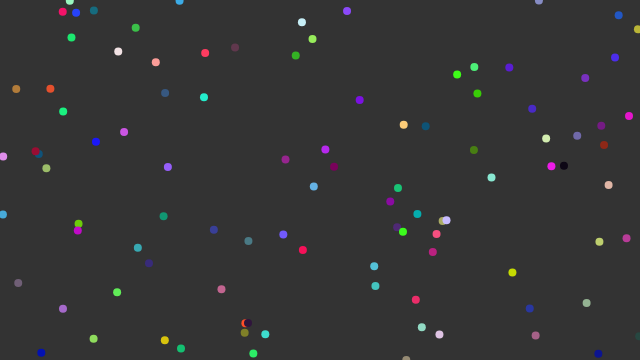
Frame 1 (no input)
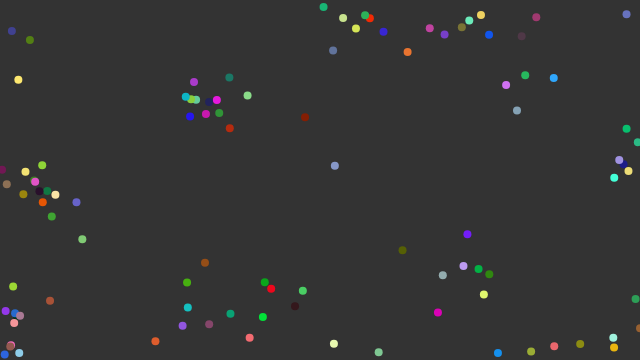
Frame 60 (no input)
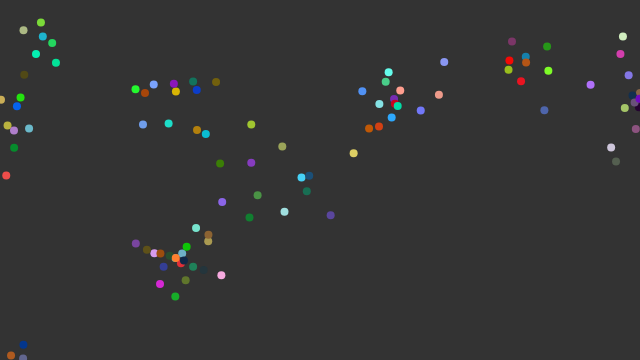
Frame 120 (the mouse pressed at the canvas centre since frame 60)

The p5.js sketch that drew these frames (run headless with seeded random() and noise() and a simulated clock; from frame 60 on, the mouse is pressed at the canvas centre):

// p5.js sketch
// ── sketch.js
const flock = [];

let alignSlider, cohesionSlider, separtaionSlider;

function setup()
{
  alignSlider = createSlider(0,5,1,0.1);
  cohesionSlider = createSlider(0,5,1,0.1);
  separtaionSlider = createSlider(0,5,1,0.1);
    createCanvas(640,360)
  for(let i = 0; i < 100; i++){
    flock.push(new Boid());
  }
    
}

function draw(){
    background(51);

    for(let boid of flock){
      boid.edges();
      boid.show();
      boid.update();
      boid.flock(flock);
    }
}
// ── boid.js
class Boid{
    constructor(){
        this.position = createVector(random(width), random(height));
        this.velocity = p5.Vector.random2D();
        this.velocity.setMag(random(2,4));
        this.acceleration = createVector();
        this.maxForce = 0.2;
        this.maxSpeed = 4;
    }

  edges(){
    if(this.position.x> width){
      this.position.x = 0;
    } else if(this.position.x < 0){
      this.position.x = width;
    }
    if(this.position.y> height){
      this.position.y = 0;
    } else if(this.position.y < 0){
      this.position.y = height;
    }
  
  }
  
  align(boids){
    let perceptionRadius = 50;
    let total = 0;
    let steering = createVector();
    for (let other of boids){
      let d = dist(this.position.x, this.position.y, other.position.x, other.position.y);
      if (other != this && d < perceptionRadius){
        steering.add(other.velocity);
        total++;
      }
      
    }
    if (total>0){
      steering.div(total);
      steering.setMag(this.maxSpeed);
      steering.sub(this.velocity);
      steering.limit(this.maxForce);
    }
    return steering;
  }
  
  cohesion(boids){
    let perceptionRadius = 50;
    let total = 0;
    let steering = createVector();
    for (let other of boids){
      let d = dist(this.position.x, this.position.y, other.position.x, other.position.y);
      if (other != this && d < perceptionRadius){
        steering.add(other.position);
        total++;
      }
      
    }
    if (total>0){
      steering.div(total);
      steering.sub(this.position);
      steering.setMag(this.maxSpeed);
      steering.sub(this.velocity);
      steering.limit(this.maxForce);
    }
    return steering;
  }
  
  seperation(boids){
    let perceptionRadius = 50;
    let total = 0;
    let steering = createVector();
    for (let other of boids){
      let d = dist(this.position.x, this.position.y, other.position.x, other.position.y);
      if (other != this && d < perceptionRadius){
        let diff = p5.Vector.sub(this.position, other.position);
        diff.div(d);
        steering.add(diff);
        total++;
      }
      
    }
    if (total>0){
      steering.div(total);
      //steering.sub(this.position);
      steering.setMag(this.maxSpeed);
      steering.sub(this.velocity);
      steering.limit(this.maxForce);
    }
    return steering;
  }
  
  flock(boids){

    
    let alignment = this.align(boids);
    let cohesion = this.cohesion(boids);
    let seperation = this.seperation(boids);
    
    seperation.mult(separtaionSlider.value());
    cohesion.mult(cohesionSlider.value());
    alignment.mult(alignSlider.value());
    
    this.acceleration.add(alignment);
    this.acceleration.add(cohesion);
    this.acceleration.add(seperation)
  
  }
  
    update(){
      this.position.add(this.velocity);
      this.velocity.add(this.acceleration);
      this.velocity.limit(this.maxSpeed);
      this.acceleration.mult(0);
    }
  
    show(){
        strokeWeight(8);
        stroke(random(1,255),random(1,255),random(1,255));
        point(this.position.x, this.position.y)
    }

}
